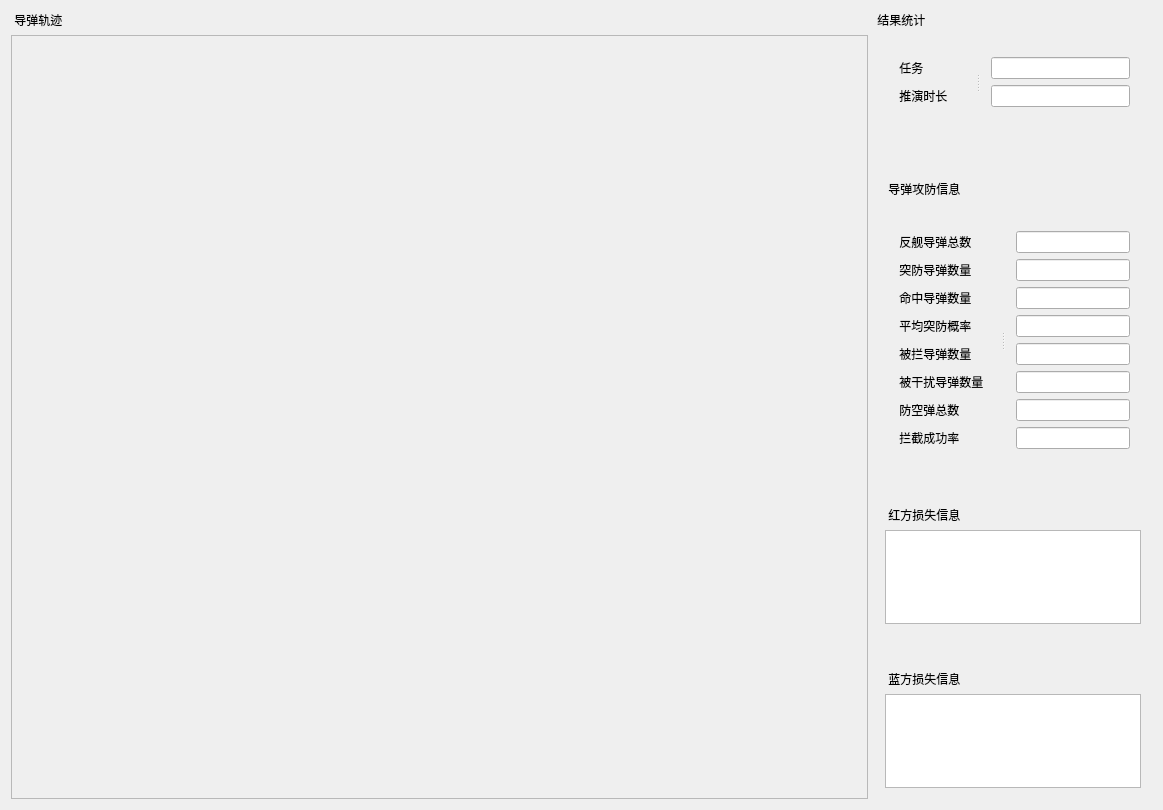
<?xml version="1.0" encoding="UTF-8"?>
<ui version="4.0">
 <class>Statisticswidget</class>
 <widget class="QWidget" name="Statisticswidget">
  <property name="geometry">
   <rect>
    <x>0</x>
    <y>0</y>
    <width>1163</width>
    <height>810</height>
   </rect>
  </property>
  <property name="windowTitle">
   <string>结果统计</string>
  </property>
  <layout class="QGridLayout" name="gridLayout_2">
   <item row="0" column="0">
    <layout class="QHBoxLayout" name="horizontalLayout" stretch="1,0">
     <item>
      <layout class="QVBoxLayout" name="verticalLayout_10">
       <item>
        <widget class="QLabel" name="label_ddgj">
         <property name="text">
          <string> 导弹轨迹</string>
         </property>
        </widget>
       </item>
       <item>
        <widget class="QScrollArea" name="scrollArea">
         <property name="widgetResizable">
          <bool>true</bool>
         </property>
         <widget class="QWidget" name="scrollAreaWidgetContents">
          <property name="geometry">
           <rect>
            <x>0</x>
            <y>0</y>
            <width>758</width>
            <height>751</height>
           </rect>
          </property>
          <layout class="QGridLayout" name="gridLayout_3">
           <property name="margin">
            <number>12</number>
           </property>
           <item row="0" column="0">
            <widget class="MissileLineWidget" name="widget_ddhj" native="true"/>
           </item>
          </layout>
         </widget>
        </widget>
       </item>
      </layout>
     </item>
     <item>
      <layout class="QVBoxLayout" name="verticalLayout_9">
       <item>
        <widget class="QLabel" name="label_tjjj">
         <property name="text">
          <string> 结果统计</string>
         </property>
        </widget>
       </item>
       <item>
        <widget class="QWidget" name="widget_ddtj" native="true">
         <layout class="QGridLayout" name="gridLayout">
          <item row="0" column="0">
           <layout class="QVBoxLayout" name="verticalLayout_8" stretch="1,0,5,0,2,0,2">
            <item>
             <widget class="QSplitter" name="splitter">
              <property name="orientation">
               <enum>Qt::Horizontal</enum>
              </property>
              <widget class="QWidget" name="layoutWidget">
               <layout class="QVBoxLayout" name="verticalLayout_2">
                <item>
                 <widget class="QLabel" name="label_3">
                  <property name="text">
                   <string> 任务</string>
                  </property>
                 </widget>
                </item>
                <item>
                 <widget class="QLabel" name="label_4">
                  <property name="text">
                   <string> 推演时长</string>
                  </property>
                 </widget>
                </item>
               </layout>
              </widget>
              <widget class="QWidget" name="layoutWidget">
               <layout class="QVBoxLayout" name="verticalLayout">
                <item>
                 <widget class="QLineEdit" name="lineEdit"/>
                </item>
                <item>
                 <widget class="QLineEdit" name="lineEdit_2"/>
                </item>
               </layout>
              </widget>
             </widget>
            </item>
            <item>
             <spacer name="verticalSpacer_2">
              <property name="orientation">
               <enum>Qt::Vertical</enum>
              </property>
              <property name="sizeHint" stdset="0">
               <size>
                <width>20</width>
                <height>40</height>
               </size>
              </property>
             </spacer>
            </item>
            <item>
             <layout class="QVBoxLayout" name="verticalLayout_7">
              <item>
               <widget class="QLabel" name="label_gfxx">
                <property name="text">
                 <string> 导弹攻防信息</string>
                </property>
               </widget>
              </item>
              <item>
               <widget class="QSplitter" name="splitter_2">
                <property name="orientation">
                 <enum>Qt::Horizontal</enum>
                </property>
                <widget class="QWidget" name="layoutWidget">
                 <layout class="QVBoxLayout" name="verticalLayout_3">
                  <item>
                   <widget class="QLabel" name="label_6">
                    <property name="text">
                     <string> 反舰导弹总数</string>
                    </property>
                   </widget>
                  </item>
                  <item>
                   <widget class="QLabel" name="label_9">
                    <property name="text">
                     <string> 突防导弹数量</string>
                    </property>
                   </widget>
                  </item>
                  <item>
                   <widget class="QLabel" name="label_2">
                    <property name="text">
                     <string> 命中导弹数量</string>
                    </property>
                   </widget>
                  </item>
                  <item>
                   <widget class="QLabel" name="label_5">
                    <property name="text">
                     <string> 平均突防概率</string>
                    </property>
                   </widget>
                  </item>
                  <item>
                   <widget class="QLabel" name="label">
                    <property name="text">
                     <string> 被拦导弹数量</string>
                    </property>
                   </widget>
                  </item>
                  <item>
                   <widget class="QLabel" name="label_8">
                    <property name="text">
                     <string> 被干扰导弹数量</string>
                    </property>
                   </widget>
                  </item>
                  <item>
                   <widget class="QLabel" name="label_13">
                    <property name="text">
                     <string> 防空弹总数</string>
                    </property>
                   </widget>
                  </item>
                  <item>
                   <widget class="QLabel" name="label_12">
                    <property name="text">
                     <string> 拦截成功率</string>
                    </property>
                   </widget>
                  </item>
                 </layout>
                </widget>
                <widget class="QWidget" name="layoutWidget_2">
                 <layout class="QVBoxLayout" name="verticalLayout_4">
                  <item>
                   <widget class="QLineEdit" name="lineEdit_fjd"/>
                  </item>
                  <item>
                   <widget class="QLineEdit" name="lineEdit_tfd"/>
                  </item>
                  <item>
                   <widget class="QLineEdit" name="lineEdit_mzd"/>
                  </item>
                  <item>
                   <widget class="QLineEdit" name="lineEdit_tfgl"/>
                  </item>
                  <item>
                   <widget class="QLineEdit" name="lineEdit_blj"/>
                  </item>
                  <item>
                   <widget class="QLineEdit" name="lineEdit_bgr"/>
                  </item>
                  <item>
                   <widget class="QLineEdit" name="lineEdit_fkd"/>
                  </item>
                  <item>
                   <widget class="QLineEdit" name="lineEdit_ljl"/>
                  </item>
                 </layout>
                </widget>
               </widget>
              </item>
             </layout>
            </item>
            <item>
             <spacer name="verticalSpacer">
              <property name="orientation">
               <enum>Qt::Vertical</enum>
              </property>
              <property name="sizeHint" stdset="0">
               <size>
                <width>20</width>
                <height>40</height>
               </size>
              </property>
             </spacer>
            </item>
            <item>
             <layout class="QVBoxLayout" name="verticalLayout_5">
              <item>
               <widget class="QLabel" name="label_hfxx">
                <property name="text">
                 <string> 红方损失信息</string>
                </property>
               </widget>
              </item>
              <item>
               <widget class="QTextEdit" name="textEdit_red"/>
              </item>
             </layout>
            </item>
            <item>
             <spacer name="verticalSpacer_3">
              <property name="orientation">
               <enum>Qt::Vertical</enum>
              </property>
              <property name="sizeHint" stdset="0">
               <size>
                <width>20</width>
                <height>40</height>
               </size>
              </property>
             </spacer>
            </item>
            <item>
             <layout class="QVBoxLayout" name="verticalLayout_6">
              <item>
               <widget class="QLabel" name="label_lfxx">
                <property name="text">
                 <string> 蓝方损失信息</string>
                </property>
               </widget>
              </item>
              <item>
               <widget class="QTextEdit" name="textEdit_blue"/>
              </item>
             </layout>
            </item>
           </layout>
          </item>
         </layout>
        </widget>
       </item>
      </layout>
     </item>
    </layout>
   </item>
  </layout>
 </widget>
 <layoutdefault spacing="6" margin="11"/>
 <customwidgets>
  <customwidget>
   <class>MissileLineWidget</class>
   <extends>QWidget</extends>
   <header>missileLineWidget.h</header>
   <container>1</container>
  </customwidget>
 </customwidgets>
 <resources/>
 <connections/>
</ui>
